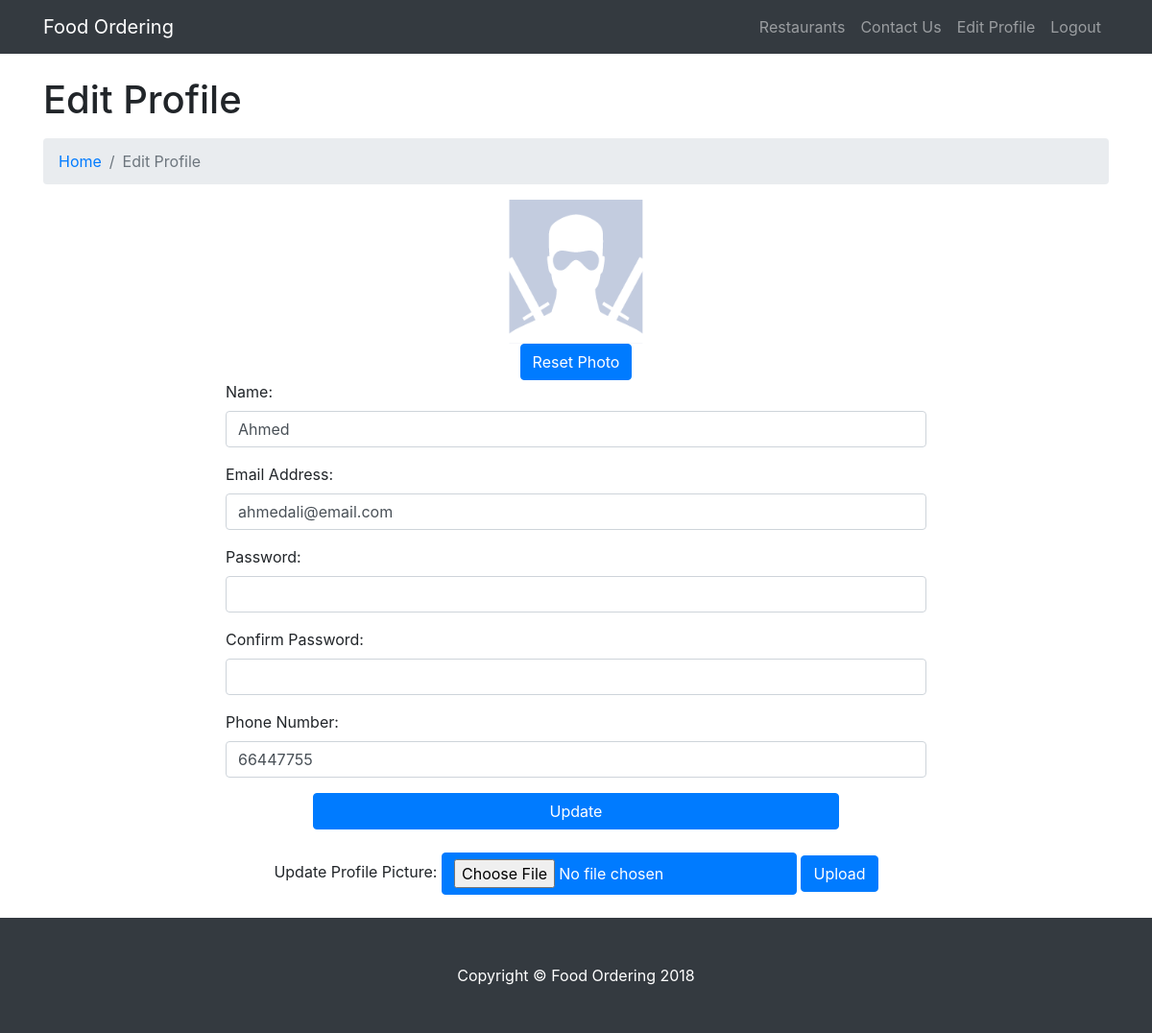
The page /callable/editprofile.php (signed in) on the database its author committed.
### tables this page shows
CREATE TABLE `users` (
  `userid` int(11) NOT NULL,
  `name` varchar(20) NOT NULL,
  `email` varchar(30) NOT NULL,
  `password` varchar(32) NOT NULL,
  `phone` varchar(15) NOT NULL,
  `profilepicture` varchar(20) NOT NULL,
  `usertype` varchar(9) NOT NULL
);

### callable/editprofile.php (the view, shortened to what this page needs)
    <?php require('C:\xampp\htdocs\project\callable\modularRequire.php'); ?>
    <?php
        extract($_POST);
        try {
            require($phppath.'callable/connection.php');
            $prepq=$db->prepare("SELECT * FROM users WHERE email=?");
            $prepq->execute(array($_SESSION['email']));
            $rowq=$prepq->fetch(PDO::FETCH_ASSOC);
        }
        catch (PDOException $e) {
            echo "Error occured!";
            die($e->getMessage());
        }
        $disabled="";
    ?>
    <!DOCTYPE html>
<html lang="en">
    <body>
    <div class="container">
    <h1 class="mt-4 mb-3">Edit Profile</h1>
    <ol class="breadcrumb">
      <li class="breadcrumb-item">
        <a href="<?php echo $htmlpath.'index.php';?>">Home</a>
      </li>
      <li class="breadcrumb-item active">Edit Profile</li>
    </ol>
    <div class="row">
      <div style="margin: auto;" class="col-lg-8 mb-4">
          <div style="text-align:center;">
              <img src="<?php echo $htmlpath.$rowq['profilepicture'];?>" width='150' height='150'></img>
          </div>
          <div style="text-align:center;">
              <form method="POST">
                  <button type="submit" name="resetphoto" class="btn btn-primary" <?php echo $disabled ?>>Reset Photo</button>
              </form>
          </div>
        <form method="POST">
          <div class="control-group form-group">
            <div class="controls">
              <label>Name:</label>
              <input value='<?php echo $rowq['name']; ?>' type="text" class="form-control" id="name" name="name" <?php echo $disabled ?> required data-validation-required-message="Please enter your name.">
            </div>
          </div>
          <div class="control-group form-group">
            <div class="controls">
              <label>Email Address:</label>
              <input value='<?php echo $rowq['email']; ?>' type="email" class="form-control" id="email" name="email" <?php echo $disabled ?> required data-validation-required-message="Please enter your email address.">
            </div>
          </div>
          <div class="control-group form-group">
            <div class="controls">
              <label>Password:</label>
              <input type="password" class="form-control" id="password" name="password" data-validation-required-message="Please enter your password.">
            </div>
          </div>
          <div class="control-group form-group">
            <div class="controls">
              <label>Confirm Password:</label>
              <input type="password" class="form-control" id="confirmpassword" name="confirmpassword" data-validation-required-message="Please confirm your password.">
            </div>
          </div>
          <div class="control-group form-group">
            <div class="controls">
              <label>Phone Number:</label>
              <input value='<?php echo $rowq['phone']; ?>' type="tel" class="form-control" id="phone" name="phone" <?php echo $disabled ?> required data-validation-required-message="Please enter your phone number.">
            </div>
          </div>
          <div style="text-align:center;">
              <button style="width:75%;" type="submit" class="btn btn-primary" name="update" id="update">Update</button>
          </div>
        </form>
        <br/>
        <div style="text-align:center;" class="container">
            <form method="post" enctype="multipart/form-data">
                Update Profile Picture:
                <input class="btn btn-primary" type="file" name="file" id="fileToUpload" <?php echo $disabled ?>>
                <button class="btn btn-primary" type="submit" value="Upload Image" name="upload" <?php echo $disabled ?> >Upload</button>
            </form>
        </div>
      </div>
    </div>
    </div>
    </body>
</html>

### css/modern-business.css (style rules this page uses)
body { padding-top: 54px; }
@media (min-width: 992px) { body { padding-top: 56px; } }

### rows shown on the page
users: profilepicture (placeholder picture), name "Ahmed", email "ahmedali@email.com", phone "66447755"

### other values the page prints
$visible "Restaurants"
$visible "Contact Us"
$visible "Edit Profile"
$visible "Logout"
